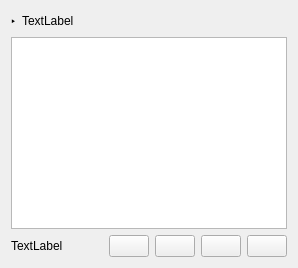
        <widget class="QWidget" name="tabProject">
         <attribute name="icon">
          <iconset>
           <normaloff>../pix/16x16/Light.png</normaloff>../pix/16x16/Light.png</iconset>
         </attribute>
         <attribute name="title">
          <string>Project</string>
         </attribute>
         <layout class="QGridLayout" name="gridLayout_3">
          <item row="0" column="0">
           <layout class="QHBoxLayout" name="horizontalLayout">
            <item>
             <widget class="QLabel" name="label_59">
              <property name="text">
               <string>‣</string>
              </property>
             </widget>
            </item>
            <item>
             <widget class="QLabel" name="lblProjectName">
              <property name="text">
               <string>TextLabel</string>
              </property>
             </widget>
            </item>
            <item>
             <spacer name="horizontalSpacer_4">
              <property name="orientation">
               <enum>Qt::Horizontal</enum>
              </property>
              <property name="sizeHint" stdset="0">
               <size>
                <width>40</width>
                <height>20</height>
               </size>
              </property>
             </spacer>
            </item>
            <item>
             <widget class="QLabel" name="lblFocusMode">
              <property name="text">
               <string/>
              </property>
             </widget>
            </item>
           </layout>
          </item>
          <item row="1" column="0">
           <widget class="QTreeView" name="tvwProject"/>
          </item>
          <item row="2" column="0">
           <layout class="QHBoxLayout" name="horizontalLayout_2">
            <item>
             <widget class="QLabel" name="lblProjectStatus">
              <property name="text">
               <string>TextLabel</string>
              </property>
             </widget>
            </item>
            <item>
             <spacer name="horizontalSpacer_2">
              <property name="orientation">
               <enum>Qt::Horizontal</enum>
              </property>
              <property name="sizeHint" stdset="0">
               <size>
                <width>40</width>
                <height>20</height>
               </size>
              </property>
             </spacer>
            </item>
            <item>
             <widget class="QPushButton" name="btnProjectProperties">
              <property name="toolTip">
               <string>Project's properties</string>
              </property>
              <property name="text">
               <string/>
              </property>
              <property name="icon">
               <iconset>
                <normaloff>../pix/16x16/Gear.png</normaloff>../pix/16x16/Gear.png</iconset>
              </property>
             </widget>
            </item>
            <item>
             <widget class="QPushButton" name="btnProjectClose">
              <property name="toolTip">
               <string>Close project</string>
              </property>
              <property name="text">
               <string/>
              </property>
              <property name="icon">
               <iconset>
                <normaloff>../pix/16x16/Cancel.png</normaloff>../pix/16x16/Cancel.png</iconset>
              </property>
             </widget>
            </item>
            <item>
             <widget class="QPushButton" name="btnProjectExport">
              <property name="toolTip">
               <string>Export project</string>
              </property>
              <property name="text">
               <string/>
              </property>
              <property name="icon">
               <iconset>
                <normaloff>../pix/16x16/Upload.png</normaloff>../pix/16x16/Upload.png</iconset>
              </property>
             </widget>
            </item>
            <item>
             <widget class="QPushButton" name="btnProjectMail">
              <property name="text">
               <string/>
              </property>
              <property name="icon">
               <iconset>
                <normaloff>../pix/16x16/Mail.png</normaloff>../pix/16x16/Mail.png</iconset>
              </property>
             </widget>
            </item>
           </layout>
          </item>
         </layout>
        </widget>
